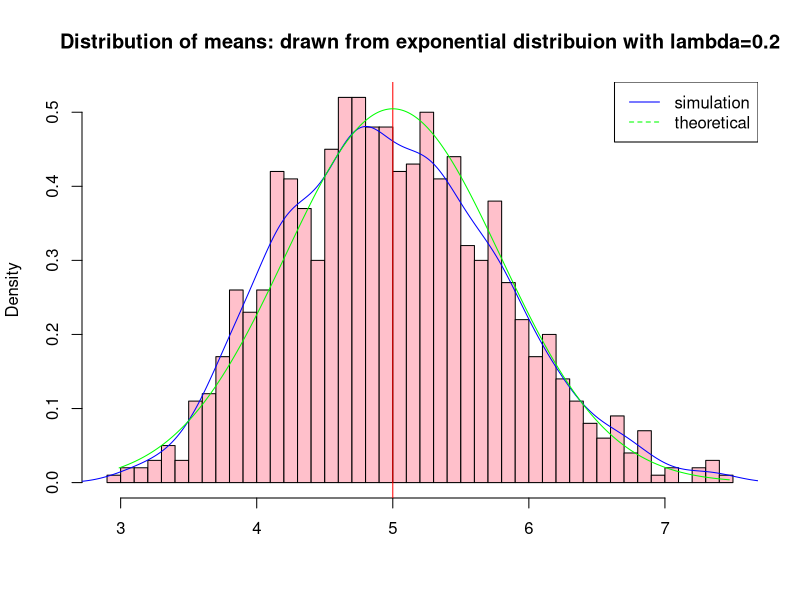
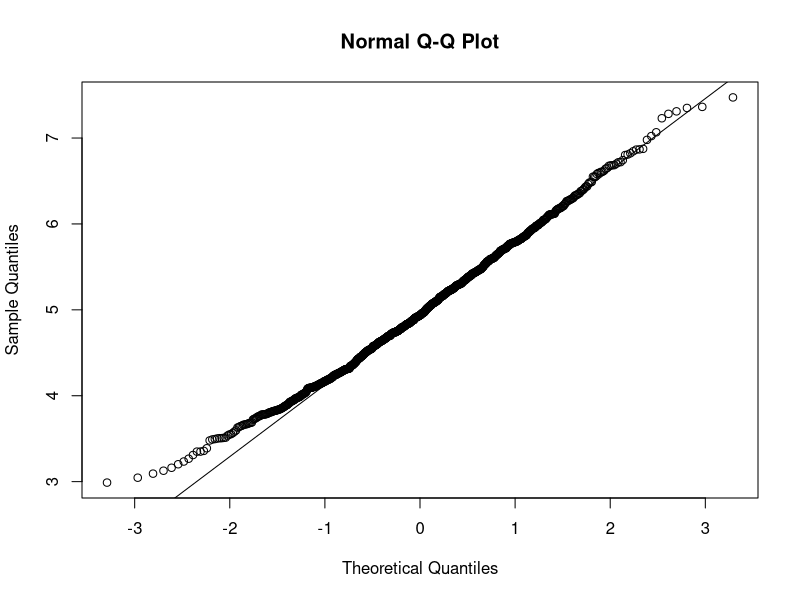

Write the R code that produced these figures, in order.
#simulate data
#make a 1000 by 40 empty matrix, expmat
set.seed(3)
expmat=matrix(0,1000,40)
#Use for loop to sillumate data from exponential distribution with rate is 0.2
for(i in 1:40){
  expmat[,i]=rexp(1000,0.2)
  expmat
}
lambda=0.2
#calculte the averages of each column
#store averages of 40 exponential distribution in a vector,expmean
expmean=rowMeans(expmat)

#PART 1
#Show where the distribution is centered at and compare it to the theoretical center of the distribution
#Histogram of the averages
hist(expmean,breaks=50,prob=T,main="Distribution of means: drawn from exponential distribuion with lambda=0.2",xlab="",col="pink")
#Density of the averages
lines(density(expmean),col="blue")
#The theoretical mean of the averages
abline(v=1/lambda,col="red")
#theoretical density function,by the center limit theorem, the density of averages approaches normal distribution
theo.x=seq(min(expmean),max(expmean),length=1000)
theo.y=dnorm(theo.x,mean=1/lambda,sd=1/(lambda*sqrt(40)))
lines(theo.x,theo.y,pch=30,col="green")
legend("topright", c("simulation", "theoretical"), lty=c(1,2), col=c("blue", "green"))
#The theoretical mean is 1/lambda, and the sample mean we got from simulation is rowMeans(expmean)

#PART 2
#Show how variable it is and compare it to the theoretical variance of the distribution.
#The theoretical variance is 1/lambda^2/n, and the sample variance we got is var(expmean)

#PART3
#Show that the distribution is approximately normal
#Normality Test with Shapiro-Wilk Normality test
shapiro.test(expmean)
#p-value is 0.8902, which is much smaller than 0.05, thus we wouldn't reject null hypothesis of the ditribution is approximately normal
qqnorm(expmean)
qqline(expmean)
#we could find most of variables fit the qqline very well, so the normal QQ plot tells
#us these variables are appoximately normal,which is consistent with the conclusion we got from
#shapiro.test

#PART4
#Evaluate the coverage of the confidence interval for 1/lambda
#mean of expmean
n=40
sd=apply(expmat,1,sd)
lower.bound=expmean-1.96*sd/sqrt(n)
upper.bound=expmean+1.96*sd/sqrt(n)
#coverage of confidenc interval [lower.bound,upper.bound]
mean((1/lambda)>lower.bound &(1/lambda)<upper.bound)
#The 95% confidenc interval is [lower.bound,upper.bound]. And the coverage of confidence
#interval for 1/lambda is 92.4%, that is, 92.4% of confidence intervals can cover
#the sample mean.
